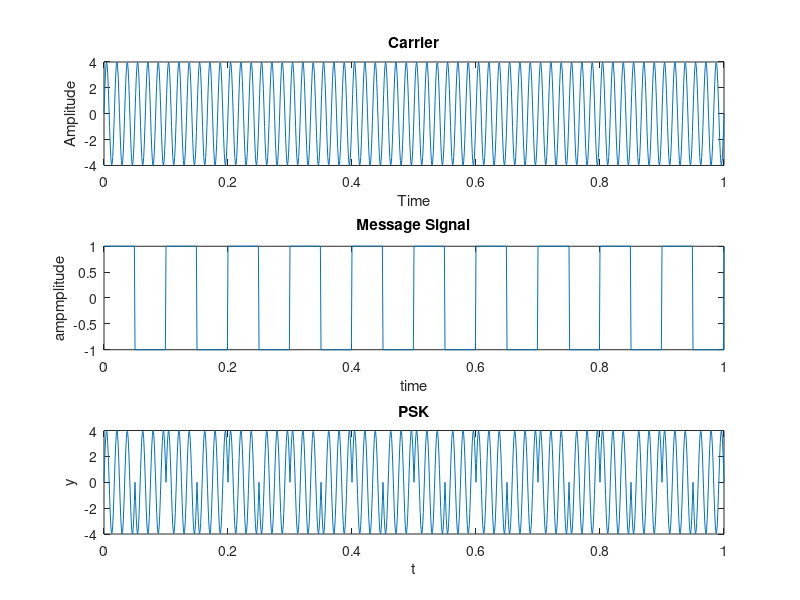

Reproduce this figure in MATLAB.
clc %for clearing the command window
close all %for closing all the window except command window
clear all %for deleting all the variables from the memory
t=0:.001:1; % For setting the sampling interval
fc=60; % frequency of Carrier Sine wave
fm=10; % Message frequency
amp=4 % Carrier & Message Amplitude(Assuming Both Equal
c=amp.*sin(2*pi*fc*t);% Generating Carrier Sine
subplot(3,1,1); %For Plotting The Carrier wave
plot(t,c);
xlabel('Time');
ylabel('Amplitude');
title('Carrier');
m=square(2*pi*fm*t);% For Plotting Message signal
subplot(3,1,2);
plot(t,m);
xlabel('time');
ylabel('ampmplitude');
title('Message Signal');% Sine wave multiplied with square wave in order to generate PSK
x=c.*m;
subplot(3,1,3); % For Plotting PSK (Phase Shift Keyed) signal
plot(t,x);
xlabel('t');
ylabel('y');
title('PSK');